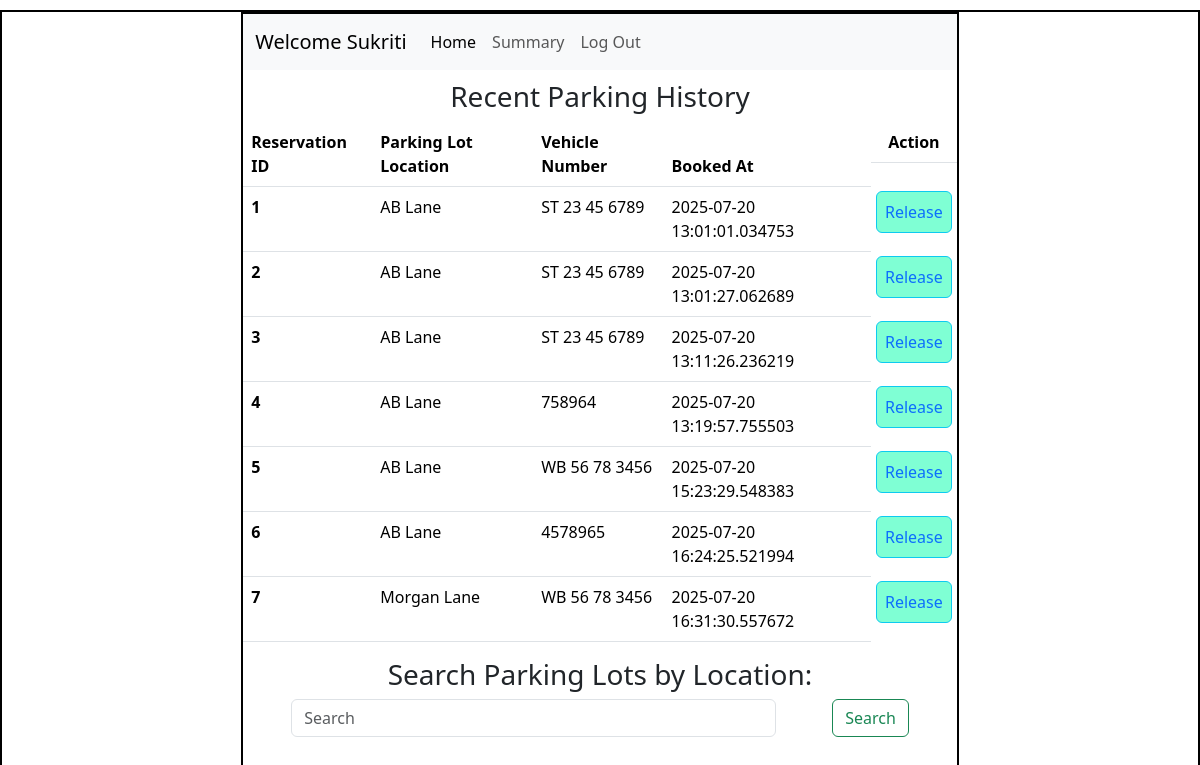
/user_dashboard/2, run on the app's committed database.
### application/models.py (models this page shows)
class User(db.Model):
    id = db.Column(db.Integer, primary_key=True)
    username = db.Column(db.String(), nullable=False, unique=True)
    email = db.Column(db.String(), nullable=False)
    password = db.Column(db.String(), nullable=False)
    type = db.Column(db.String(), default='general')
    address = db.Column(db.String())
    pincode = db.Column(db.String())

class ParkingLot(db.Model):
    id = db.Column(db.Integer, primary_key=True)
    prime_location_name = db.Column(db.String(), nullable=False)
    price = db.Column(db.Integer, nullable=False)
    address = db.Column(db.String(), nullable=False)
    pincode = db.Column(db.Integer, nullable=False)
    max_spots = db.Column(db.Integer, nullable=False)
    occ_spots = db.Column(db.Integer, default=0)

class Reserve(db.Model):
    id=db.Column(db.Integer, primary_key=True)
    spot_id = db.Column(db.Integer, db.ForeignKey(ParkingSpot.id), nullable=False)
    user_id = db.Column(db.Integer, db.ForeignKey(User.id), nullable=False)
    vehicle_number = db.Column(db.String(), nullable=False)
    parking_timestamp = db.Column(db.DateTime, nullable=False)
    leaving_timestamp = db.Column(db.DateTime, nullable=True)
    parking_cost = db.Column(db.Integer, nullable=True)

### application/controllers.py (the view)
@app.route("/user_dashboard/<int:user_id>")
def user_dashboard(user_id):
    l=[]
    user=User.query.get(user_id)
    reservations=Reserve.query.filter_by(user_id=user_id).all()
    for reservation in reservations:
        res_id=reservation.id
        spot=ParkingSpot.query.filter_by(id=reservation.spot_id).first()
        lot_id=spot.lot_id
        lot_loc=ParkingLot.query.filter_by(id=lot_id).first().prime_location_name
        vehicle_no=reservation.vehicle_number
        timestamp=reservation.parking_timestamp
        if spot.status=="Booked":
            action="Release"
        else:
            action="Reebook"
        l.append((res_id,lot_loc,vehicle_no,timestamp,action))
    return render_template("user_dashboard.html", user=user, res_list=l)

### templates/user_dashboard.html (shortened to what this page needs)
<!DOCTYPE html>
<html lang="en">
<head>
    <link href="https://cdn.jsdelivr.net/npm/bootstrap@5.3.7/dist/css/bootstrap.min.css" rel="stylesheet">
    <link rel="stylesheet" href="../static/style.css">
</head>
<body>
    <div id="main">
        <div id="canvas">
            <nav class="navbar navbar-expand-lg bg-body-tertiary">
                <div class="container-fluid">
                    <a class="navbar-brand" href="#">Welcome {{user.username}}</a>
                    <div class="collapse navbar-collapse" id="navbarSupportedContent">
                        <ul class="navbar-nav me-auto mb-2 mb-lg-0">
                            <li class="nav-item">
                                <a class="nav-link active" aria-current="page" href="#">Home</a>
                            </li>
                            <li class="nav-item">
                                <a class="nav-link" href="/user-summary">Summary</a>
                            </li>
                            <li class="nav-item">
                                <a class="nav-link" href="/login">Log Out</a>
                            </li>
                        </ul>
                    </div>
                </div>
            </nav>
            <div id="content">
                <h3 class="headings">Recent Parking History</h3>
                <table class="table">
                    <thead>
                        <tr>
                        <th scope="col">Reservation ID</th>
                        <th scope="col">Parking Lot Location</th>
                        <th scope="col">Vehicle Number</th>
                        <th scope="col">Booked At</th>
                        <th scope="col" class="d-flex justify-content-center">Action</th>
                        </tr>
                    </thead>
                    <tbody>
                        {% for (res_id,lot_loc,vehicle_no,timestamp,action) in res_list %}
                        <tr>
                        <th scope="row">{{res_id}}</th>
                        <td>{{lot_loc}}</td>
                        <td>{{vehicle_no}}</td>
                        <td>{{timestamp}}</td>
                        <td id="action-btn" class="btn btn-info"><a href="#">{{action}}</a></td>
                        </tr>
                        {% endfor %}
                    </tbody>
                </table>
                <h3 class="headings">Search Parking Lots by Location:</h3>
                <form action="{{ url_for('search_parkinglot', user_id=user.id) }}" class="d-flex" role="search" method="post">
                    <input class="form-control me-2 mx-5" name="loc" type="search" placeholder="Search" aria-label="Search"/>
                    <input class="btn btn-outline-success mx-5" value="Search" type="submit">
                </form>
            </div>
        </div>
    </div>
</body>
</html>

### static/style.css (style rules this page uses)
* { margin:0; padding:0; box-sizing: border-box; }
html, body { height: 100%; width: 100%; }
#main { border: 2px solid black; margin-top: 10px; }
#canvas { border: 2px solid black; width:60%; margin:auto; height:100vh; }
.headings { margin-top:10px; text-align: center; }
#action-btn { background-color: aquamarine; margin:5px; }
#action-btn a { text-decoration: none; }

### data on the page
User: username "Sukriti"
ParkingLot: res_list "AB Lane" "AB Lane" "AB Lane" "AB Lane" "AB Lane"
Reserve: res_list "ST 23 45 6789", res_list "2025-07-20 13:01:01.034753"
Reserve: res_list "ST 23 45 6789", res_list "2025-07-20 13:01:27.062689"
Reserve: res_list "ST 23 45 6789", res_list "2025-07-20 13:11:26.236219"
Reserve: res_list "758964", res_list "2025-07-20 13:19:57.755503"
ParkingLot: res_list "AB Lane"
Reserve: res_list "WB 56 78 3456", res_list "2025-07-20 15:23:29.548383"
Reserve: res_list "4578965", res_list "2025-07-20 16:24:25.521994"
ParkingLot: res_list "Morgan Lane"
Reserve: res_list "WB 56 78 3456", res_list "2025-07-20 16:31:30.557672"

### other printed values
{{ res_id }} "1" "2" "3" "4" "5" "6" "7"
{{ action }} "Release" "Release" "Release" "Release" "Release" "Release" "Release"
